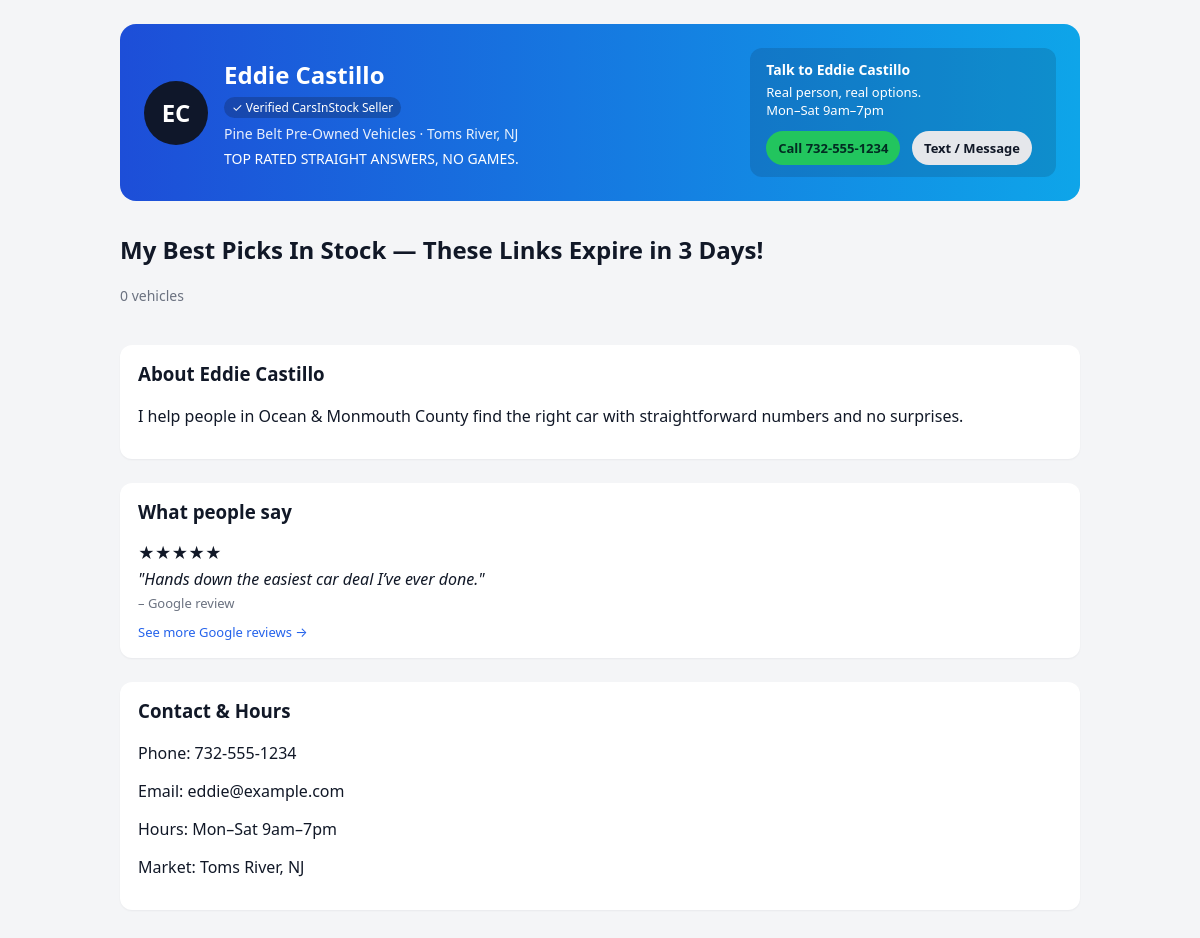
The page /s/eddie on the database as committed earlier.
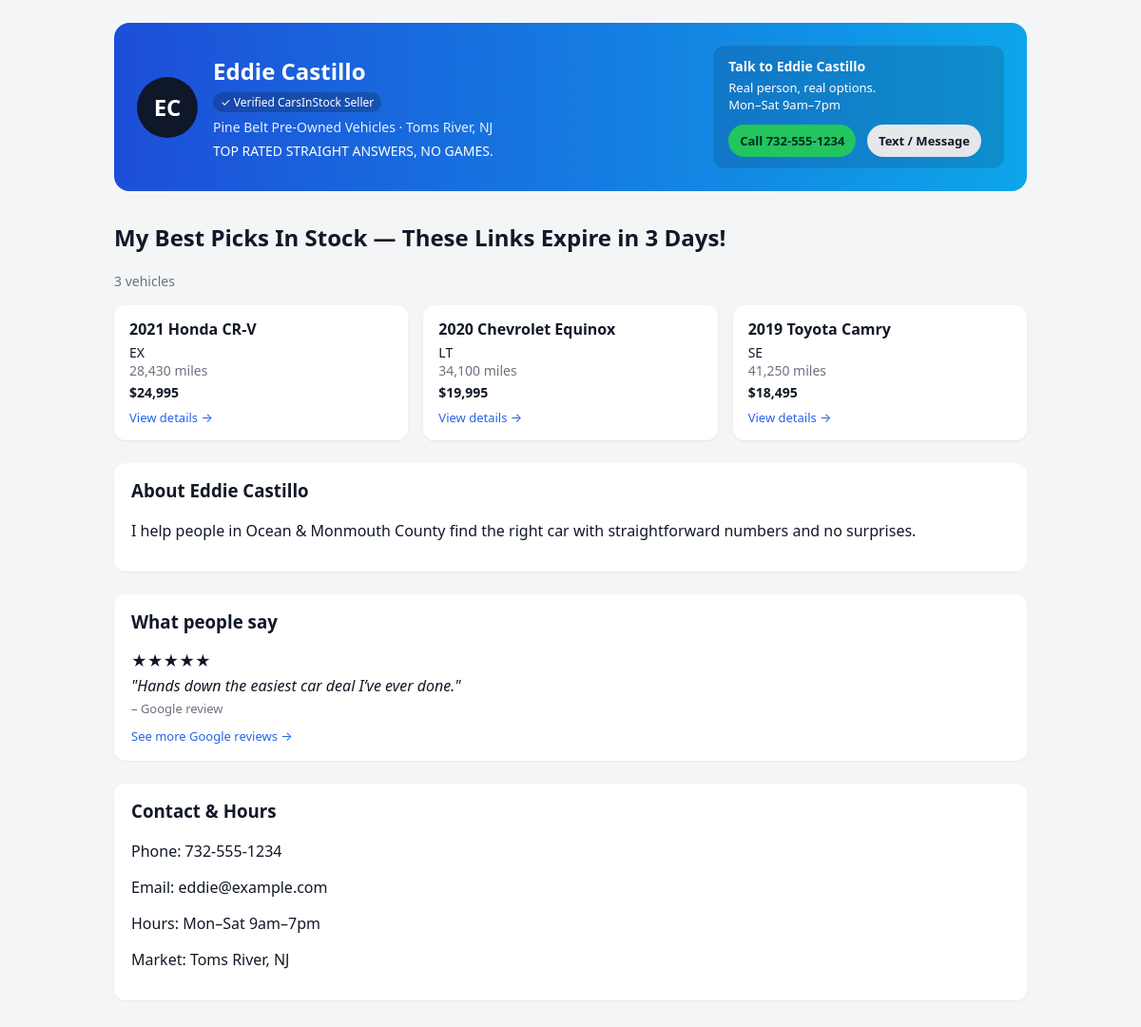
The same page on the database as committed later.
### app/models.py (models this page shows)
class Salesperson(db.Model):
    id = db.Column(db.Integer, primary_key=True)
    slug = db.Column(db.String(50), unique=True, nullable=False)
    name = db.Column(db.String(100), nullable=False)
    dealership = db.Column(db.String(100), nullable=False)
    city = db.Column(db.String(100), nullable=False)
    state = db.Column(db.String(10), nullable=False)
    phone = db.Column(db.String(20), nullable=False)
    email = db.Column(db.String(100), nullable=False)
    tagline = db.Column(db.String(255))
    bio = db.Column(db.Text)
    vehicles = db.relationship("Vehicle", backref="salesperson", lazy=True)

class Vehicle(db.Model):
    id = db.Column(db.Integer, primary_key=True)
    salesperson_id = db.Column(db.Integer, db.ForeignKey("salesperson.id"), nullable=False)
    year = db.Column(db.Integer, nullable=False)
    make = db.Column(db.String(50), nullable=False)
    model = db.Column(db.String(50), nullable=False)
    trim = db.Column(db.String(50))
    miles = db.Column(db.Integer)
    price = db.Column(db.Float)

### app/routes.py (the view)
@main.route("/s/<slug>")
def salesperson_page(slug):
    salesperson = Salesperson.query.filter_by(slug=slug).first()
    if not salesperson:
        return "Salesperson not found", 404
    inventory = salesperson.vehicles
    return render_template(
        "salesperson.html",
        salesperson=salesperson,
        inventory=inventory,
    )

### app/templates/salesperson.html
{% extends "base.html" %}
{% block content %}
<header class="hero">
  <div class="hero-left">
    <div class="avatar">
      {{ salesperson.name[0:1] }}{{ salesperson.name.split(' ')[-1][0:1] }}
    </div>
    <div class="hero-main">
      <h1>{{ salesperson.name }}</h1>
      <div class="hero-verified">
        ✓ Verified CarsInStock Seller
      </div>
      <p class="hero-location">
        {{ salesperson.dealership }} · {{ salesperson.city }}, {{ salesperson.state }}
      </p>
      <p class="hero-tagline">
        {{ salesperson.tagline }}
      </p>
    </div>
  </div>
  <div class="hero-right">
    <div class="hero-card">
      <p class="hero-card-title">Talk to {{ salesperson.name }}</p>
      <p class="hero-card-sub">
        Real person, real options.<br>
        Mon–Sat 9am–7pm
      </p>
      <a href="tel:{{ salesperson.phone }}" class="btn btn-primary">
        Call {{ salesperson.phone }}
      </a>
      <a href="sms:{{ salesperson.phone }}" class="btn btn-secondary">
        Text / Message
      </a>
    </div>
  </div>
</header>
<section class="inventory-section">
  <h2>My Best Picks In Stock — These Links Expire in 3 Days!</h2>
  <p class="inventory-count">{{ inventory|length }} vehicles</p>
  <div class="inventory-grid">
    {% for vehicle in inventory %}
    <article class="vehicle-card">
      <h3>{{ vehicle.year }} {{ vehicle.make }} {{ vehicle.model }}</h3>
      {% if vehicle.trim %}
      <p class="vehicle-trim">{{ vehicle.trim }}</p>
      {% endif %}
      {% if vehicle.miles is not none %}
      <p class="vehicle-miles">
        {{ "{:,}".format(vehicle.miles) }} miles
      </p>
      {% endif %}
      {% if vehicle.price is not none %}
      <p class="vehicle-price">
        ${{ "{:,.0f}".format(vehicle.price) }}
      </p>
      {% endif %}
      <a href="#" class="view-details">View details →</a>
    </article>
    {% endfor %}
  </div>
</section>
<section class="about-section">
  <h3>About {{ salesperson.name }}</h3>
  <p>{{ salesperson.bio }}</p>
</section>
<section class="reviews-section">
  <h3>What people say</h3>
  <p class="stars">★★★★★</p>
  <p class="review-highlight">"Hands down the easiest car deal I’ve ever done."</p>
  <p class="review-source">– Google review</p>
  <a href="#" class="review-link">See more Google reviews →</a>
</section>
<section class="contact-section">
  <h3>Contact &amp; Hours</h3>
  <p>Phone: {{ salesperson.phone }}</p>
  <p>Email: {{ salesperson.email }}</p>
  <p>Hours: Mon–Sat 9am–7pm</p>
  <p>Market: {{ salesperson.city }}, {{ salesperson.state }}</p>
</section>
{% endblock %}

### app/templates/base.html (shortened to what this page needs)
<!doctype html>
<html lang="en">
<head>
  <link rel="stylesheet" href="{{ url_for('static', filename='css/style.css') }}">
</head>
<body>
  <div class="page">
    {% block content %}{% endblock %}
  </div>
</body>
</html>

### app/static/css/style.css (style rules this page uses)
body { margin: 0; font-family: system-ui, -apple-system, BlinkMacSystemFont, "Segoe UI", sans-serif; background: #f4f5f7; color: #111827; }
.page { max-width: 960px; margin: 0 auto; padding: 24px 16px 40px; }
.hero { background: linear-gradient(90deg, #1d4ed8, #0ea5e9); color: #fff; padding: 24px; border-radius: 16px; margin-bottom: 32px; display: flex; gap: 24px; align-items: center; justify-content: space-between; }
.hero-left { display: flex; gap: 16px; align-items: center; }
.avatar { width: 64px; height: 64px; border-radius: 999px; background: #0f172a; display: flex; align-items: center; justify-content: center; font-weight: 700; font-size: 24px; }
.hero-main h1 { margin: 0 0 4px; font-size: 24px; }
.hero-verified { display: inline-block; margin-bottom: 6px; font-size: 12px; padding: 2px 8px; border-radius: 999px; background: rgba(15, 23, 42, 0.25); }
.hero-location { margin: 0; font-size: 14px; opacity: 0.9; }
.hero-tagline { margin-top: 6px; margin-bottom: 0; font-size: 14px; }
.hero-right { min-width: 220px; }
.hero-card { background: rgba(15, 23, 42, 0.15); border-radius: 12px; padding: 12px 16px; font-size: 14px; }
.hero-card-title { margin: 0 0 4px; font-weight: 600; }
.hero-card-sub { margin: 0 0 12px; font-size: 13px; }
.btn { display: inline-block; text-decoration: none; padding: 8px 12px; border-radius: 999px; font-size: 13px; font-weight: 600; margin-right: 8px; }
.btn-primary { background: #22c55e; color: #022c22; }
.btn-secondary { background: #e5e7eb; color: #111827; }
.inventory-section h2 { margin-top: 0; }
.inventory-count { margin-top: 4px; color: #6b7280; font-size: 14px; }
.inventory-grid { display: grid; grid-template-columns: repeat(auto-fit, minmax(260px, 1fr)); gap: 16px; margin-top: 16px; }
.vehicle-card { background: #fff; border-radius: 12px; padding: 14px 16px; box-shadow: 0 1px 2px rgba(15, 23, 42, 0.08); }
.vehicle-card h3 { margin: 0 0 4px; font-size: 16px; }
.vehicle-trim, .vehicle-miles, .vehicle-price { margin: 0; font-size: 14px; }
.vehicle-miles { color: #6b7280; }
.vehicle-price { margin-top: 4px; font-weight: 700; }
.view-details { display: inline-block; margin-top: 8px; font-size: 13px; color: #2563eb; text-decoration: none; }
.about-section, .reviews-section, .contact-section { margin-top: 24px; background: #fff; border-radius: 12px; padding: 16px 18px; box-shadow: 0 1px 2px rgba(15, 23, 42, 0.05); }
.about-section h3, .reviews-section h3, .contact-section h3 { margin-top: 0; }
.stars { margin: 0 0 4px; }
.review-highlight { margin: 0 0 4px; font-style: italic; }
.review-source { margin: 0 0 8px; font-size: 13px; color: #6b7280; }
.review-link { font-size: 13px; color: #2563eb; text-decoration: none; }

Rows that differ between the two databases and show on the page:
added Vehicle: year "2021", make "Honda", model "CR-V", trim "EX", miles "28,430", price "24,995"
added Vehicle: year "2020", make "Chevrolet", model "Equinox", trim "LT", miles "34,100", price "19,995"
added Vehicle: year "2019", make "Toyota", model "Camry", trim "SE", miles "41,250", price "18,495"
Other text that changed with them:
{{ inventory|length }}: "0" → "3"
